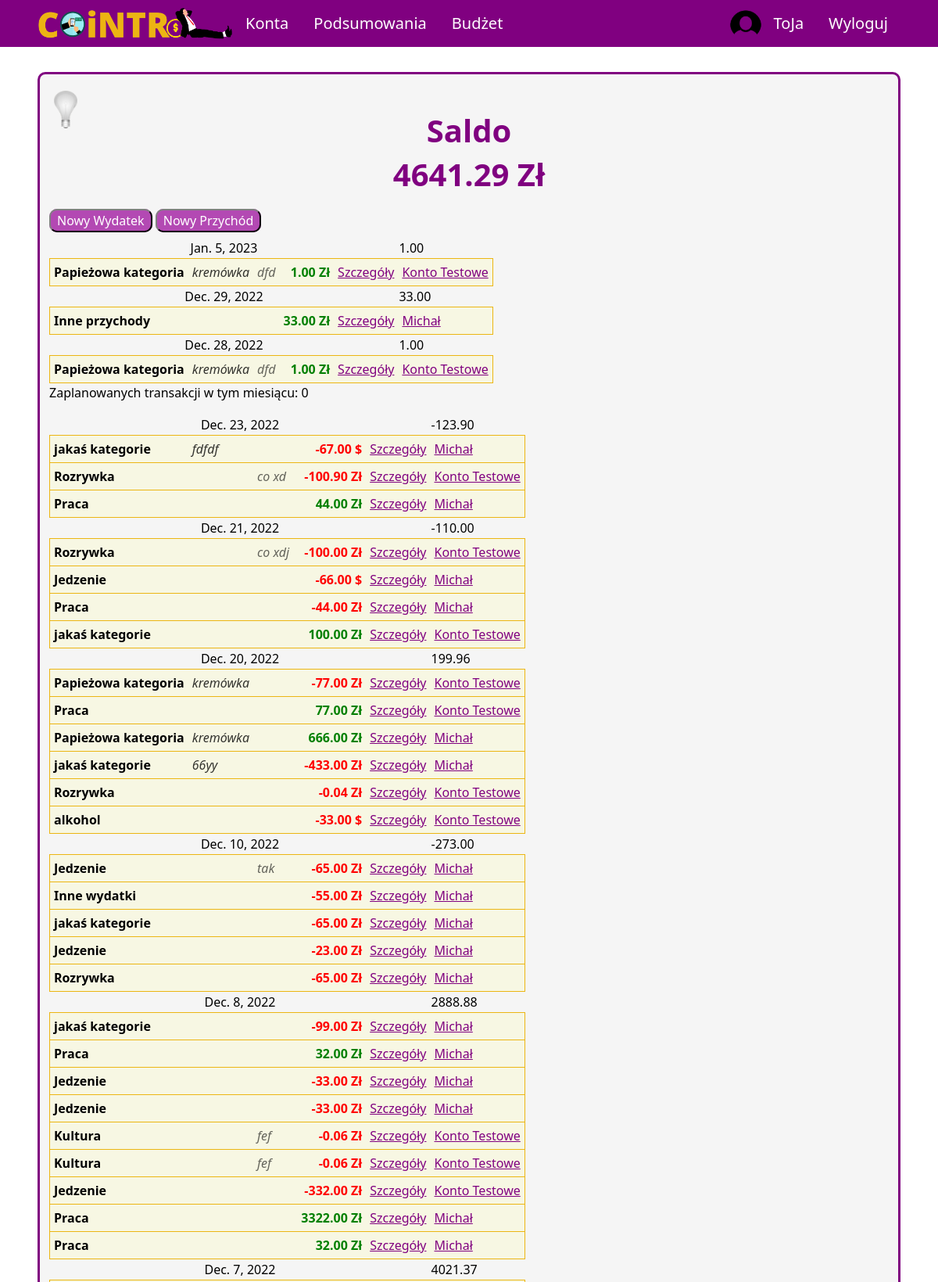
Screenshot of / (signed in, upper part) with the database file from the repository.
### UsersApp/models.py (models this page shows, shortened)
class Profile(models.Model):
    user = models.OneToOneField(User, on_delete=models.CASCADE, null=True, blank=True)
    name = models.CharField(max_length=200, blank=True, null=True)
    email = models.EmailField(max_length=400, null=True, blank=True)
    username = models.CharField(max_length=200, blank=True, null=True)
    currency = models.ForeignKey('Currency', on_delete=models.SET_NULL, null=True)
    image = models.ImageField(null=True, blank=True)
    created = models.DateTimeField(auto_now_add=True)
    id = models.UUIDField(default=uuid.uuid4, unique=True,
                            primary_key=True, editable=False)

class Currency(models.Model):
    name = models.CharField(max_length=100)
    access_name = models.CharField(max_length=20) #access_name nazwa aby zdobyć kurs walut
    sign = models.CharField(max_length=5) #znak waluty
    id = models.UUIDField(default=uuid.uuid4, unique=True,
                            primary_key=True, editable=False)

class Category(models.Model):
    SCOPE_CHOICES = (
        ("INCOME", "income"),
        ("EXPENSE", "expense"),
    )
    name = models.CharField(max_length=255)
    owner = models.ForeignKey(Profile, null=True, blank=True, on_delete=models.CASCADE)
    scope = models.CharField(max_length=10, choices=SCOPE_CHOICES) #income / expense - do oddzielenia rodzaju transakcji
    id = models.UUIDField(default=uuid.uuid4, unique=True, primary_key=True, editable=False)
    def __str__(self):
        return self.name

class Subcategory(models.Model):
    name = models.CharField(max_length=255)
    id_category = models.ForeignKey(Category, on_delete=models.CASCADE)
    id = models.UUIDField(default=uuid.uuid4, unique=True, primary_key=True, editable=False)
    def __str__(self):
        return self.name

### aplication/models.py (models this page shows, shortened)
class Transaction(models.Model):
    intervals = {
        'daily': (lambda x : x + timedelta(days=1), 'Codziennie'),
        'weekly': (lambda x : x + timedelta(weeks=1), 'Co tydzień'),
        'biweekly': (lambda x : x + timedelta(weeks=2), 'Co 2 tygodnie')}
    id_account = models.ForeignKey(Account, on_delete=models.CASCADE)
    id_user = models.ForeignKey(Profile, on_delete=models.SET_NULL, null=True) #konto z którego dokonano transakcji zostało usunięte ale transakcja ma pozostać
    id_category = models.ForeignKey(Category, on_delete=models.CASCADE)
    id_subcategory = models.ForeignKey(Subcategory, on_delete=models.SET_NULL, null=True, blank=True)
    currency = models.ForeignKey(Currency, on_delete=models.SET_NULL, null=True)
    repeat = models.CharField(null=True, blank=True, choices=tuple([(k, v[1]) for k, v in intervals.items()]), max_length=50)
    amount = models.DecimalField(max_digits=10, decimal_places=2)
    converted_amount = models.DecimalField(max_digits=10, decimal_places=2)
    transaction_date = models.DateField()
    description = models.CharField(max_length=255, blank=True, null=True)
    id = models.UUIDField(default=uuid.uuid4, unique=True, primary_key=True, editable=False)

class Account(models.Model):
    owner = models.ForeignKey(Profile, null=True, blank=True, on_delete=models.CASCADE)
    name = models.CharField(max_length=30)
    currency = models.ForeignKey(Currency, on_delete=models.SET_NULL, null=True)
    is_shared = models.BooleanField(default=False)
    description = models.CharField(max_length=100, null=True, blank=True)
    id = models.UUIDField(default=uuid.uuid4, unique=True, primary_key=True, editable=False)

### aplication/views/account_views.py (the view)
# urls.py: 2. Add a URL to urlpatterns:  path('', views.home, name='home')
def home(request):
    if request.user.is_authenticated:
        all_transactions = Transaction.objects.filter(id_user=request.user.profile).order_by('-transaction_date')
        today = date.today()
        dates = []; fut_dates = []
        for t in all_transactions:
            if t.transaction_date <= today:
                if t.transaction_date not in dates:
                    dates.append(t.transaction_date)
            elif t.transaction_date not in fut_dates:
                fut_dates.append(t.transaction_date)
        def prepare_transactions_list(dates):
            transactions = []; values = []
            for dt in dates:
                values.append(sum(tr.converted_amount for tr in all_transactions if tr.transaction_date == dt))
                transactions.append(reversed([tr for tr in all_transactions if tr.transaction_date == dt]))
            return transactions, values
        transactions = prepare_transactions_list(dates)
        daily = zip(dates, *transactions)
        balance = sum(v for v in transactions[1])
        future = zip(fut_dates, *prepare_transactions_list(fut_dates))
        context = {
            'profile': request.user.profile,
            'daily': daily,
            'profile_balance': balance,
            'future': future
        }
        return render(request, 'application/home/home-login.html', context)
    else:
        return render(request, 'application/home/home-logout.html')

### templates/application/home/home-login.html (shortened to what this page needs)
{% extends 'application/base.html' %}
{% block content %}
    <div class="title">
        <h1>Saldo</h1>
        <h1>{{ profile_balance }} {{ profile.currency.sign }}</h1>
    </div>
    <div class="content">
        <p class="buttons">
            <a class="button" href="{% url 'addExpenseAccountless' %}">Nowy Wydatek</a>
            <a class="button" href="{% url 'addIncomeAccountless' %}">Nowy Przychód</a>
        </p>
        <table>
        {% for date, transactions, value in future %}
            <tr class="date">
                <td class="center" colspan="5">{{ date }}</td>
                <td>{{ value }}</td>
            </tr>
            {% for tr in transactions %}
                <tr class="transaction">
                    <td id="transaction-category" class="bold">{{ tr.id_category }}</td>
                    {% if tr.id_subcategory %}
                    <td id="transaction-subcategory">{{ tr.id_subcategory }}</td>
                    {% else %}
                    <td id="transaction-subcategory"></td>
                    {% endif %}
                    {% if tr.description %}
                    <td id="transaction-description">{{ tr.description }}</td>
                    {% else %}
                    <td id="transaction-description"></td>
                    {% endif %}
                    {% if tr.converted_amount >= 0 %}
                        <td id="transaction-amount" class="income">{{ tr.converted_amount }} {{ tr.currency.sign }}</td>
                    {% else %}
                        <td id="transaction-amount" class="expense">{{ tr.converted_amount }} {{ tr.currency.sign }}</td>
                    {% endif %}
                    <td><a class="purple" href="{% url 'showTransaction' tr.id 1 %}">Szczegóły</a></td>
                    <td id="transaction-account">
                        <a id="tr-acc-link" class="purple" href="{% url 'account' pk=tr.id_account.id %}">{{ tr.id_account.name }}</a>
                    </td>
                </tr>
            {% endfor %}
        {% endfor %}
        </table>
        <p>Zaplanowanych transakcji w tym miesiącu: {{ 0 }}</p>
        <table>
        {% for date, transactions, value in daily %}
            <tr class="date">
                <td class="center" colspan="5">{{ date }}</td>
                <td>{{ value }}</td>
            </tr>
            {% for tr in transactions %}
                <tr class="transaction">
                    <td id="transaction-category" class="bold">{{ tr.id_category }}</td>
                    {% if tr.id_subcategory %}
                    <td id="transaction-subcategory">{{ tr.id_subcategory }}</td>
                    {% else %}
                    <td id="transaction-subcategory"></td>
                    {% endif %}
                    {% if tr.description %}
                    <td id="transaction-description">{{ tr.description }}</td>
                    {% else %}
                    <td id="transaction-description"></td>
                    {% endif %}
                    {% if tr.converted_amount >= 0 %}
                        <td id="transaction-amount" class="income">{{ tr.converted_amount }} {{ tr.currency.sign }}</td>
                    {% else %}
                        <td id="transaction-amount" class="expense">{{ tr.converted_amount }} {{ tr.currency.sign }}</td>
                    {% endif %}
                    <td><a class="purple" href="{% url 'showTransaction' tr.id 1 %}">Szczegóły</a></td>
                    <td id="transaction-account">
                        <a id="tr-acc-link" class="purple" href="{% url 'account' pk=tr.id_account.id %}">{{ tr.id_account.name }}</a>
                    </td>
                </tr>
            {% endfor %}
        {% endfor %}
        </table>
    </div>
{% endblock  %}

### templates/application/base.html (shortened to what this page needs)
{%load static%}
<!DOCTYPE html>
<html lang="pl">
<head>
    <link href="https://cdn.jsdelivr.net/npm/bootstrap@5.2.2/dist/css/bootstrap.min.css" rel="stylesheet">
    <link rel="stylesheet" type="text/css" href="{% static 'css/style.css' %}">
</head>
<body onload="checkColorMode()">
    <nav class="nav">
        {% if user.is_authenticated %}
        <ul class="nav justify-content-start">
            <li class="nav-item"><a id="logo-link" class="nav-link" href="{% url 'home' %}">
                <img onmouseover="logoHover()" onmouseout="logoOut()" id="app-logo" src="{% static 'images/logo.png' %}">
            </a>
            <li class="nav-item"><a class="nav-link" href="{% url 'all-accounts' %}">Konta</a></li>
            <li class="nav-item"><a class="nav-link" href="{% url 'summary' %}">Podsumowania</a></li>
            <li class="nav-item"><a class="nav-link" href="{% url 'budget' %}">Budżet</a></li>
        </ul>
        <ul class="nav justify-content-end">
            <img src="{% static 'images/circle_user_image.png' %}", style="border-radius: 50%; width: 40px;">
            <li class="nav-item"><a class="nav-link" href="{% url 'profile' %}">{{ user.username }}</a></li>
            <li class="nav-item"><a class="nav-link" href="{% url 'logout' %}">Wyloguj</a></li>
        </ul>
        {% endif %}
    </nav>
    <div id = "site-content">
        <button onclick="darkMode()" id="dark-mode-button"><img id="light-bulb" src="{% static 'images/bulb_off.png' %}" /></button>
        {% block content %}
        {% endblock %}
    </div>
</body>
</html>

### aplication/static/css/style.css (style rules this page uses)
body { background-color: white; color: black; }
a.nav-link { color: white; font-size: 20px; }
ul.nav { align-items: center; }
nav.nav { height: 60px; background-color: purple; justify-content: space-between; padding-left: 4vw; padding-right: 4vw; }
#logo-link { padding: 0; }
#app-logo { width: 250px; }
#site-content { min-height: calc(100vh - 60px - 8vh - 30px); margin-top: 4vh; margin-bottom: 4vh; margin-left: 4vw; margin-right: 4vw; padding-left: 1vw; padding-right: 1vw; padding-top: 1vh; padding-bottom: 1vh; border: 3px solid purple; border-radius: 10px; background-color: whitesmoke; position: relative; }
#dark-mode-button { position: absolute; top: 20px; }
#dark-mode-button > img { width: 30px; }
div.title { padding-top: 5vh; display: flex; align-items: center; flex-direction: column; }
div.title h1 { color: purple; font-size: 40px; font-weight: bold; }
div.content { margin-top: 15px; }
tr.transaction { border: 1px solid rgb(236, 182, 19); border-collapse: collapse; background-color: rgba(250, 250, 210, 0.5); }
tr.transaction > td { padding: 5px; }
#transaction-subcategory { font-style: italic; color: rgba(0, 0, 0, 0.8); }
#transaction-description { font-style: italic; color: rgba(0, 0, 0, 0.6); }
#transaction-amount { text-align: end; font-weight: bold; }
.income { color: green; }
.expense { color: red; }
#tr-acc-link { color: purple; }
p.buttons { margin: 10px 0px; }
.button { background-color: rgba(163, 31, 163, 0.8); color: white; padding: 2px 8px; border: 2px solid; border-radius: 10px; border-color: grey black black grey; text-decoration: none; }
.purple { color: purple; }
.center { text-align: center; }
.bold { font-weight: bold; }
button { background-color: rgba(0, 0, 0, 0); border: none; }

### rows the page displays
Profile: currency.sign "Zł"
Transaction: future "Jan. 5, 2023", id_category "Papieżowa kategoria", id_subcategory "kremówka", description "dfd", converted_amount "1.00", currency.sign "Zł", id_account.name "Konto Testowe"
Transaction: future "Dec. 29, 2022", id_category "Inne przychody", converted_amount "33.00", currency.sign "Zł", id_account.name "Michał"
Transaction: future "Dec. 28, 2022", id_category "Papieżowa kategoria", id_subcategory "kremówka", description "dfd", converted_amount "1.00", currency.sign "Zł", id_account.name "Konto Testowe"
Transaction: daily "Dec. 23, 2022", id_category "Praca", converted_amount "44.00", currency.sign "Zł", id_account.name "Michał"
Transaction: id_category "jakaś kategorie", id_subcategory "fdfdf", converted_amount "-67.00", currency.sign "$", id_account.name "Michał"
Transaction: id_category "Rozrywka", description "co xd", converted_amount "-100.90", currency.sign "Zł", id_account.name "Konto Testowe"
Transaction: daily "Dec. 21, 2022", id_category "jakaś kategorie", converted_amount "100.00", currency.sign "Zł", id_account.name "Konto Testowe"
Transaction: id_category "Rozrywka", description "co xdj", converted_amount "-100.00", currency.sign "Zł", id_account.name "Konto Testowe"
Transaction: id_category "Jedzenie", converted_amount "-66.00", currency.sign "$", id_account.name "Michał"
Transaction: id_category "Praca", converted_amount "-44.00", currency.sign "Zł", id_account.name "Michał"
Transaction: daily "Dec. 20, 2022", id_category "alkohol", converted_amount "-33.00", currency.sign "$", id_account.name "Konto Testowe"
Transaction: id_category "Papieżowa kategoria", id_subcategory "kremówka", converted_amount "-77.00", currency.sign "Zł", id_account.name "Konto Testowe"
Transaction: id_category "Praca", converted_amount "77.00", currency.sign "Zł", id_account.name "Konto Testowe"
Transaction: id_category "Papieżowa kategoria", id_subcategory "kremówka", converted_amount "666.00", currency.sign "Zł", id_account.name "Michał"
Transaction: id_category "jakaś kategorie", id_subcategory "66yy", converted_amount "-433.00", currency.sign "Zł", id_account.name "Michał"
Transaction: id_category "Rozrywka", converted_amount "-0.04", currency.sign "Zł", id_account.name "Konto Testowe"
Transaction: daily "Dec. 10, 2022", id_category "Rozrywka", converted_amount "-65.00", currency.sign "Zł", id_account.name "Michał"
Transaction: id_category "Jedzenie", description "tak", converted_amount "-65.00", currency.sign "Zł", id_account.name "Michał"
Transaction: id_category "Inne wydatki", converted_amount "-55.00", currency.sign "Zł", id_account.name "Michał"
Transaction: id_category "jakaś kategorie", converted_amount "-65.00", currency.sign "Zł", id_account.name "Michał"
Transaction: id_category "Jedzenie", converted_amount "-23.00", currency.sign "Zł", id_account.name "Michał"
Transaction: daily "Dec. 8, 2022", id_category "Praca", converted_amount "32.00", currency.sign "Zł", id_account.name "Michał"
Transaction: id_category "jakaś kategorie", converted_amount "-99.00", currency.sign "Zł", id_account.name "Michał"
Transaction: id_category "Praca", converted_amount "32.00", currency.sign "Zł", id_account.name "Michał"
Transaction: id_category "Jedzenie", converted_amount "-33.00", currency.sign "Zł", id_account.name "Michał"
Transaction: id_category "Jedzenie", converted_amount "-33.00", currency.sign "Zł", id_account.name "Michał"
Transaction: id_category "Kultura", description "fef", converted_amount "-0.06", currency.sign "Zł", id_account.name "Konto Testowe"
Transaction: id_category "Kultura", description "fef", converted_amount "-0.06", currency.sign "Zł", id_account.name "Konto Testowe"
Transaction: id_category "Jedzenie", converted_amount "-332.00", currency.sign "Zł", id_account.name "Konto Testowe"
Transaction: id_category "Praca", converted_amount "3322.00", currency.sign "Zł", id_account.name "Michał"
Transaction: daily "Dec. 7, 2022"

### other values shown
{{ user.username }} "ToJa"
{{ profile_balance }} "4641.29"
{{ value }} "1.00" "33.00" "1.00"
{{ 0 }} "0"
{{ value }} "-123.90" "-110.00" "199.96" "-273.00" "2888.88" "4021.37"
